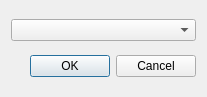
<?xml version="1.0" encoding="UTF-8"?>
<ui version="4.0">
 <class>DialogSelectUnit</class>
 <widget class="QDialog" name="DialogSelectUnit">
  <property name="geometry">
   <rect>
    <x>0</x>
    <y>0</y>
    <width>207</width>
    <height>97</height>
   </rect>
  </property>
  <property name="windowTitle">
   <string>Select unit</string>
  </property>
  <layout class="QVBoxLayout" name="verticalLayout">
   <item>
    <widget class="QComboBox" name="unitCombo"/>
   </item>
   <item>
    <widget class="QDialogButtonBox" name="buttonBox">
     <property name="orientation">
      <enum>Qt::Horizontal</enum>
     </property>
     <property name="standardButtons">
      <set>QDialogButtonBox::Cancel|QDialogButtonBox::Ok</set>
     </property>
    </widget>
   </item>
  </layout>
 </widget>
 <resources/>
 <connections>
  <connection>
   <sender>buttonBox</sender>
   <signal>accepted()</signal>
   <receiver>DialogSelectUnit</receiver>
   <slot>accept()</slot>
   <hints>
    <hint type="sourcelabel">
     <x>248</x>
     <y>254</y>
    </hint>
    <hint type="destinationlabel">
     <x>157</x>
     <y>274</y>
    </hint>
   </hints>
  </connection>
  <connection>
   <sender>buttonBox</sender>
   <signal>rejected()</signal>
   <receiver>DialogSelectUnit</receiver>
   <slot>reject()</slot>
   <hints>
    <hint type="sourcelabel">
     <x>316</x>
     <y>260</y>
    </hint>
    <hint type="destinationlabel">
     <x>286</x>
     <y>274</y>
    </hint>
   </hints>
  </connection>
 </connections>
 <buttongroups>
  <buttongroup name="buttonGroup"/>
 </buttongroups>
</ui>
